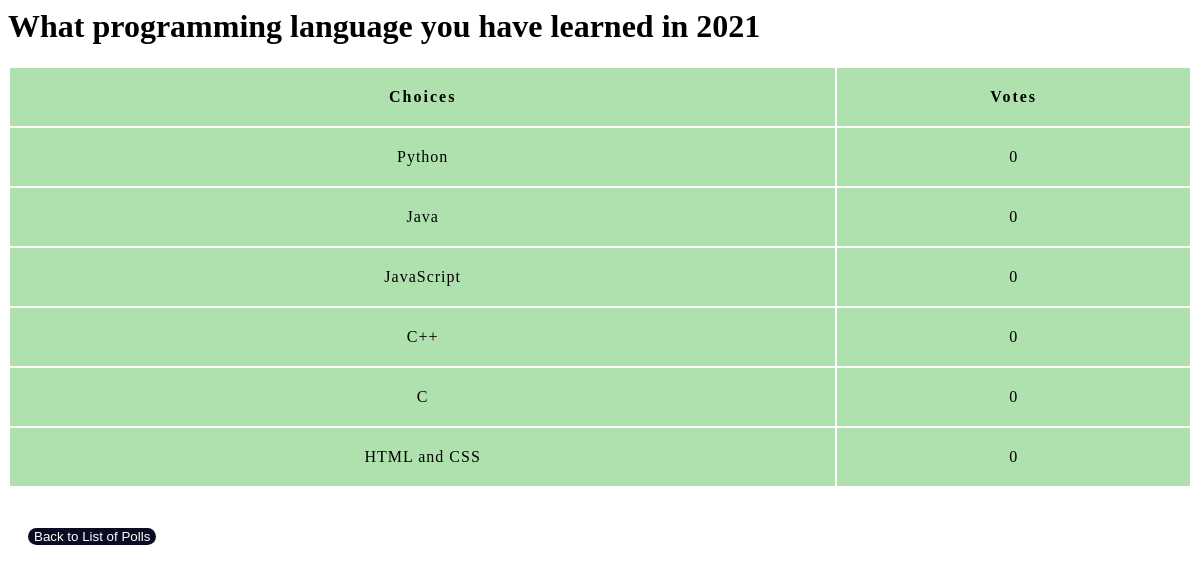
The app's page /polls/7/results/ with its own data.
### polls/models.py (models this page shows, shortened)
class Question(models.Model):
    question_text = models.CharField(max_length=200)
    pub_date = models.DateTimeField('date published')
    end_date = models.DateTimeField('date ended', null=True, blank=True)

class Choice(models.Model):
    question = models.ForeignKey(Question, on_delete=models.CASCADE)
    choice_text = models.CharField(max_length=200)
    @property
    def votes(self):
        return Vote.objects.filter(choice=self).count()

### polls/views.py (the view)
# urls.py: path('<int:pk>/results/', views.ResultsView.as_view(), name='results'),
class ResultsView(generic.DetailView):
    model = Question
    template_name = 'polls/results.html'
    def get_queryset(self):
        return Question.objects.filter(pub_date__lte=timezone.localtime())

### polls/templates/polls/results.html (shortened to what this page needs)
{% load static %}
<link rel="stylesheet" href="{% static 'polls/style.css' %}">
<h1>{{ question.question_text }}</h1>
<table>
    <colgroup>
       <col span="1" style="width: 70%;">
       <col span="1" style="width: 30%;">
    </colgroup>
    <thead>
        <tr>
            <th>Choices</th>
            <th>Votes</th>
        </tr>
    </thead>
    <tbody>
        <tr>
            {% for choice in question.choice_set.all %}
            <td> {{ choice.choice_text }} </td>
            <td> {{ choice.votes }} </td>
        <tr>
        {% endfor %}
    </tbody>
</table>
<pre><a href="{% url 'polls:index' %}">
<p style="text-indent: 20px"><button type="button">{{"Back to List of Polls"}}</button>
</a></pre>

### polls/static/polls/style.css (style rules this page uses)
button { background-color:#0a0a23; color: #fff; border:none; border-radius:15px; text-align: center; }
table { table-layout: fixed; width: 100%; border-collapse: collapse; background-color: #AFE1AF; }
thead th:nth-child(1) { width: 30%; }
thead th:nth-child(2) { width: 20%; }
th, td { padding: 20px; }
thead th { font-family: 'Rock Salt', cursive; }
th { letter-spacing: 2px; border: 2px solid white; }
td { letter-spacing: 1px; border: 2px solid white; }
tbody td { text-align: center; }

### records on screen
Question: question_text "What programming language you have learned in 2021"
Choice: choice_text "Python", votes "0"
Choice: choice_text "Java", votes "0"
Choice: choice_text "JavaScript", votes "0"
Choice: choice_text "C++", votes "0"
Choice: choice_text "C", votes "0"
Choice: choice_text "HTML and CSS", votes "0"

### other values on screen
{{ "Back to List of Polls" }} "Back to List of Polls"
